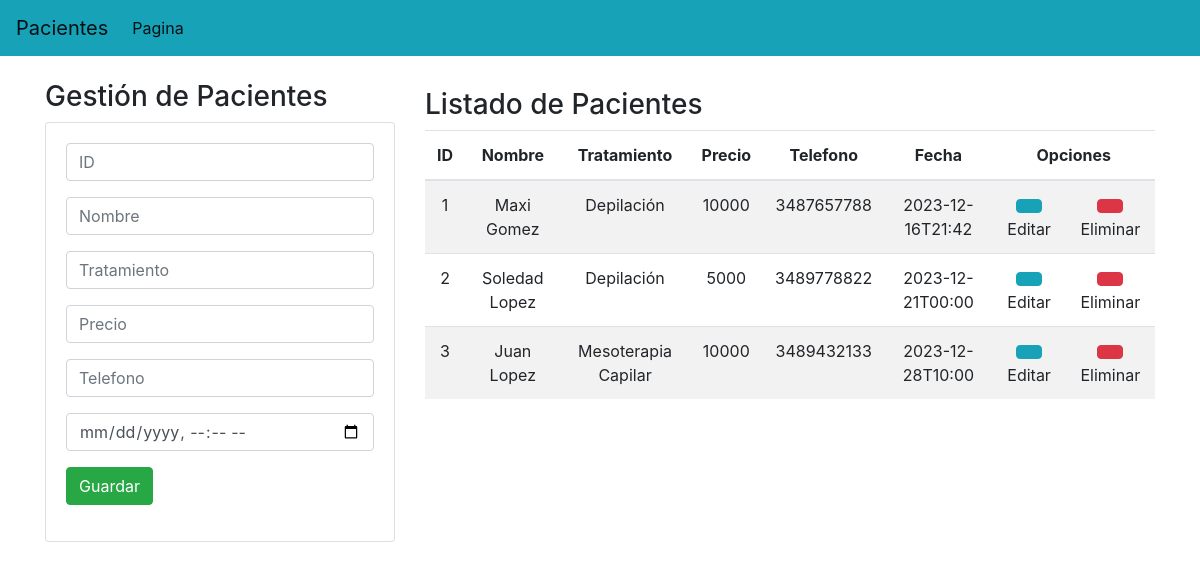
Page /crud/ on the earlier database version.
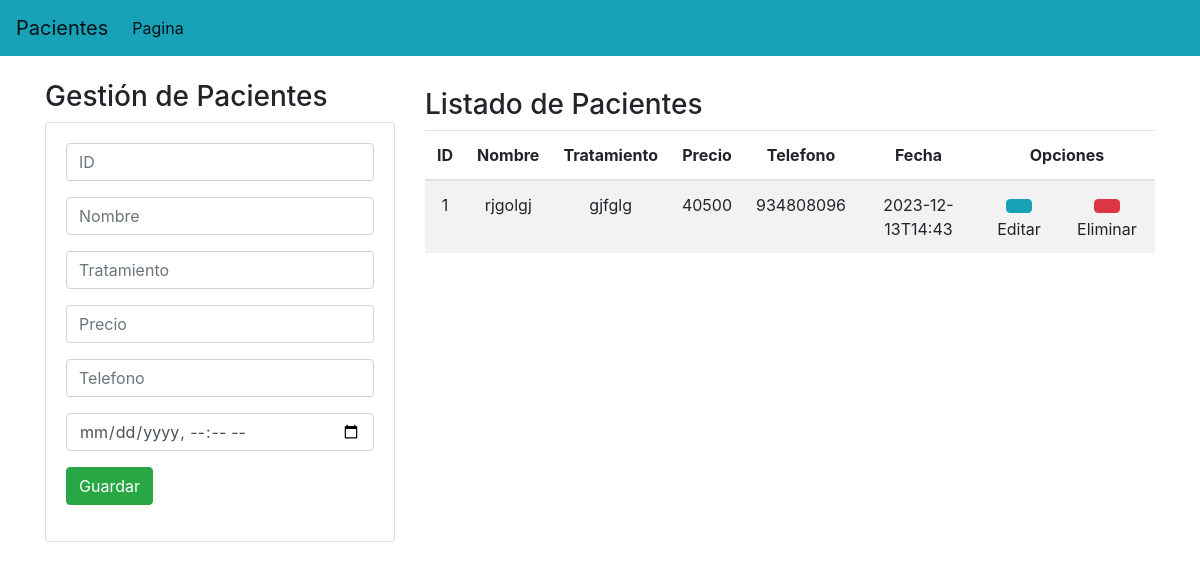
Same page on the later database version.
### app/Estetica/models.py (models this page shows)
class Pacientes(models.Model):
    id = models.CharField(primary_key=True,max_length=6)
    nombre= models.CharField(max_length=50)
    tratamiento= models.CharField(max_length=50)
    precio= models.CharField(max_length=10)
    telefono= models.CharField(max_length=15)
    fecha=models.CharField(max_length=12)

### app/Estetica/views.py (the view)
# urls.py: 2. Add a URL to urlpatterns:  path('', views.home, name='home')
def home(request):
    Listadopacientes = Pacientes.objects.all()
    return render(request, "gestionPacientes.html", {"pacientes": Listadopacientes })

### app/Estetica/templates/gestionPacientes.html (shortened to what this page needs)
{% extends "./base.html"%}
{% load static %}
{% block body %}
<div class="row">
    <div class="col-sm-12 col-md-6 col-lg-4 col-xl-4">
        <h3>Gestión de Pacientes</h3>
        <div class="card">
            <div class="card-body">
                <form action="/crud/registrarPaciente/" method="POST">
                    <div class="form-group">
                        <input type="number" id="txtID" name="txtID" class="form-control" placeholder="ID" maxlength="6" required>
                    </div>
                    <div class="form-group">
                        <input type="text" id="txtNombre" name="txtNombre" class="form-control" placeholder="Nombre"  maxlength="50" required>
                    </div>
                    <div class="form-group">
                        <input type="text" id="txtTratamiento" name="txtTratamiento" class="form-control" placeholder="Tratamiento"  maxlength="50" required>
                    </div>
                    <div class="form-group">
                        <input type="number" id="txtPrecio" name="txtPrecio" class="form-control" placeholder="Precio"  maxlength="10" required>
                    </div>
                    <div class="form-group">
                        <input type="number" id="txtTelefono" name="txtTelefono" class="form-control" placeholder="Telefono"  maxlength="15" required>
                    </div>
                    <div class="form-group">
                        <input type="datetime-local" id="txtFecha" name="txtFecha" class="form-control" placeholder="Fecha"  maxlength="12" required>
                    </div>
                    <div class="form-group">
                        <button type="submit" class="btn btn-success btn block text-white"> Guardar </button>
                    </div>
                </form>
            </div>
        </div>
    </div>
    <div class="col-sm-12 col-md-6 col-lg-8 col-xl-8">
        <div class="table-responsive py-2">
            <table class="table table-striped">
                <thead>
                    <tr >
                        <th >ID</th>
                        <th >Nombre</th>
                        <th >Tratamiento</th>
                        <th >Precio</th>
                        <th >Telefono</th>
                        <th >Fecha</th>
                        <th colspan="2", >Opciones</th>
                    </tr>
                </thead>
                <tbody>
                    <h3>Listado de Pacientes</h3>
                    {% for c in pacientes %}
                    <tr>
                        <td>{{c.id}}</td>
                        <td>{{c.nombre}}</td>
                        <td>{{c.tratamiento}}</td>
                        <td>{{c.precio}}</td>
                        <td>{{c.telefono}}</td>
                        <td>{{c.fecha}}</td>
                        <td><a href="/crud/editarPaciente/{{c.id}}" class="btn btn-info"></a> Editar </td>
                        <td><a href="/crud/eliminarPaciente/{{c.id}}" class="btn btn-danger btnEliminacion"></a> Eliminar </td>
                    </tr>
                    {% endfor %}
                </tbody>
            </table>
        </div>
    </div>
</div>
{% endblock %}

Differences in the rows shown:
removed Pacientes: id "2", nombre "Soledad Lopez", tratamiento "Depilación", precio "5000", telefono "3489778822", fecha "2023-12-21T00:00"
removed Pacientes: id "3", nombre "Juan Lopez", tratamiento "Mesoterapia Capilar", precio "10000", telefono "3489432133", fecha "2023-12-28T10:00"
changed Pacientes id 1: nombre "Maxi Gomez" → "rjgolgj"; tratamiento "Depilación" → "gjfglg"; precio "10000" → "40500"; telefono "3487657788" → "934808096"; fecha "2023-12-16T21:42" → "2023-12-13T14:43"
